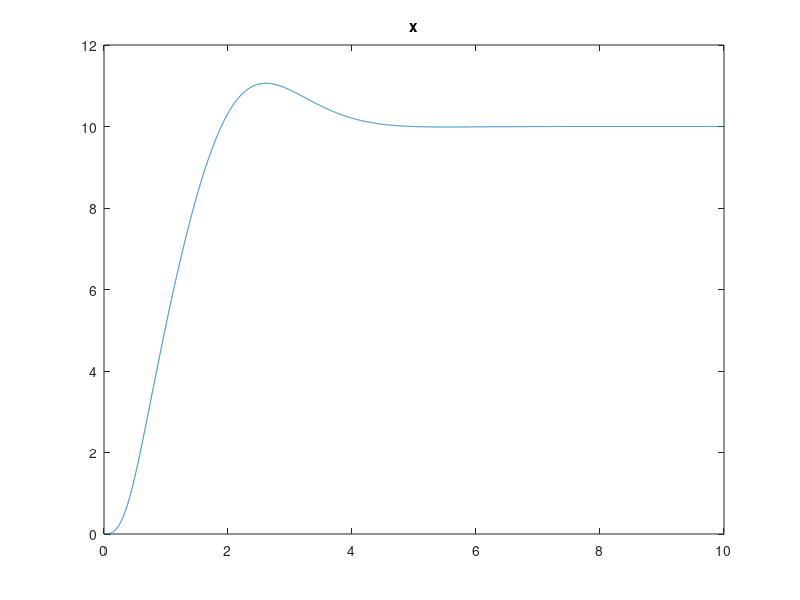
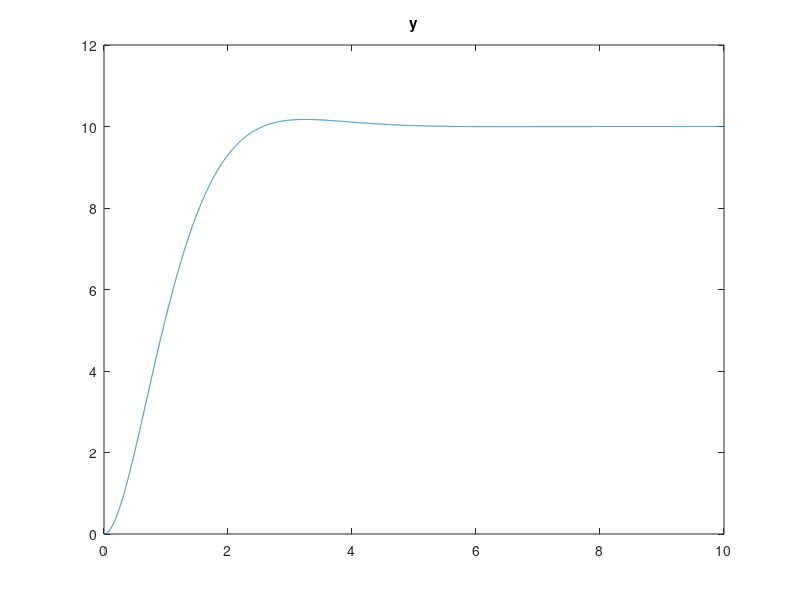
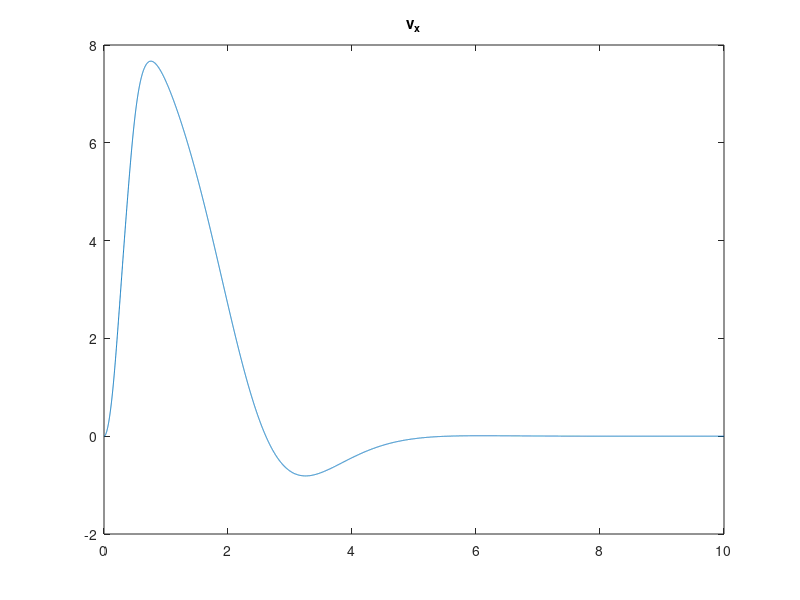
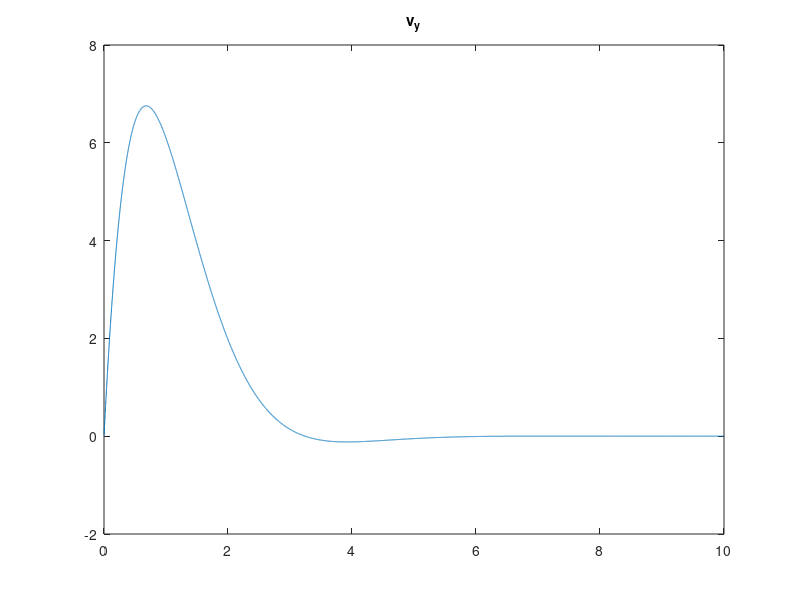

The MATLAB source for these figures, in order:

clear
close all

g = 9.8;
sim_time    = 10;
dt          = 0.001;

num_steps   = sim_time / dt;
steps = 1 : num_steps;
t = steps * dt;

% Desired Conditions
x_r = 10;
y_r = 10;

% Controller values
K_v         = 1;
K_a         = 2.5;
K_omega     = 10;

max_theta   = pi / 4;
max_omega   = 30 / 60 * 2 * pi;

% Initial Conditions
m = 1;
x       = zeros(size(steps));
y       = zeros(size(steps));
v_x     = zeros(size(steps));
v_y     = zeros(size(steps));
theta   = zeros(size(steps));
omega   = zeros(size(steps));

% Start of sim

F_g = m * g;

for n = steps
    p = max([n - 1, 1]);
    x0 = x(p);
    y0 = y(p);
    v_x0 = v_x(p);
    v_y0 = v_y(p);
    theta0 = theta(p);

    % Calculate inputs
    v_x_in      = -K_v * (x0 - x_r);
    v_y_in      = -K_v * (y0 - y_r);

    a_x_in      = -K_a * (v_x0 - v_x_in);
    a_y_in      = -K_a * (v_y0 - v_y_in);

    theta_in    = atan(-a_x_in / g);
    theta_in    = min([theta_in, max_theta]);
    theta_in    = max([theta_in, -max_theta]);

    omega_in    = -K_omega * (theta0 - theta_in);
    omega_in    = min([omega_in, max_omega]);
    omega_in    = max([omega_in, -max_omega]);
    
    F_thrust_y = m * a_y_in + F_g;
    F_thrust = F_thrust_y / cos(theta0);

    % Update state
    a_x = F_thrust * -sin(theta0) / m;
    a_y = (F_thrust * cos(theta0) - F_g) / m;

    v_x(n) = v_x0 + a_x * dt;
    v_y(n) = v_y0 + a_y * dt;

    x(n) = x0 + v_x0 * dt + 0.5 * a_x * dt * dt;
    y(n) = y0 + v_y0 * dt + 0.5 * a_y * dt * dt;
    
    theta(n) = theta0 + omega_in * dt;
    omega(n) = omega_in;
end

figure
plot(t, x)
title('x')

figure
plot(t, y)
title('y')

figure
plot(t, v_x)
title('v_x')

figure
plot(t, v_y)
title('v_y')

figure
plot(t, theta * 180 / pi)
title('theta in deg')

figure
plot(t, omega * 180 / pi)
title('omega in deg/s')
